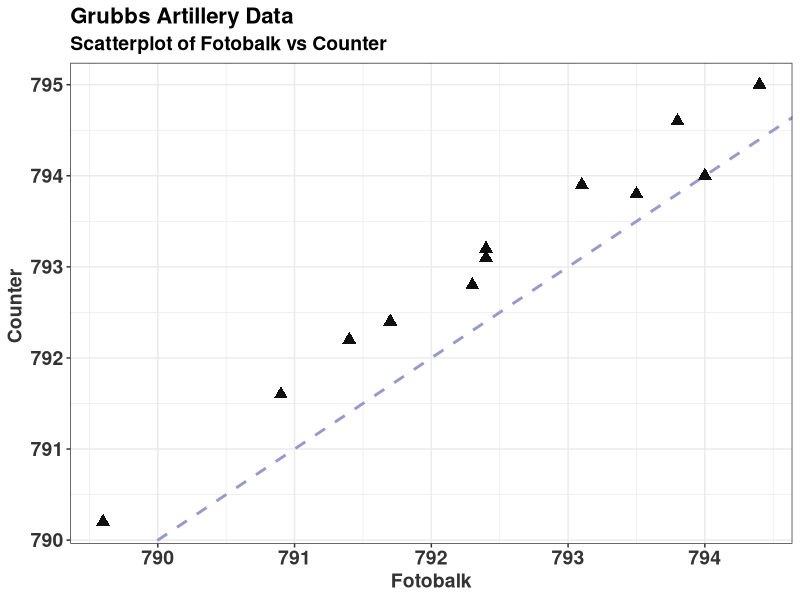
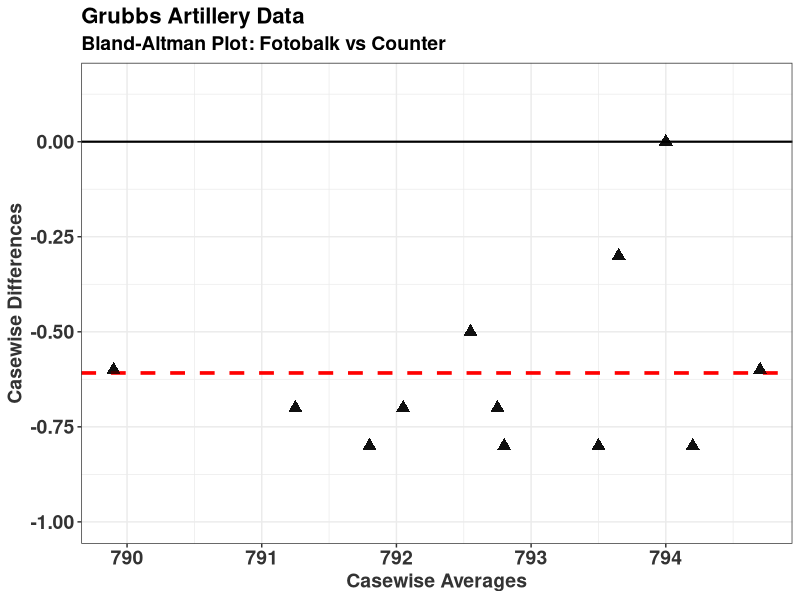
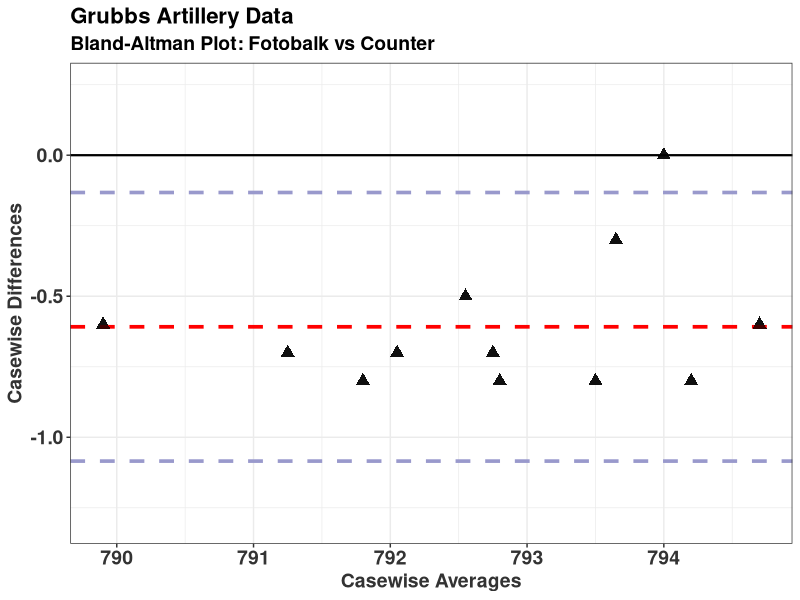
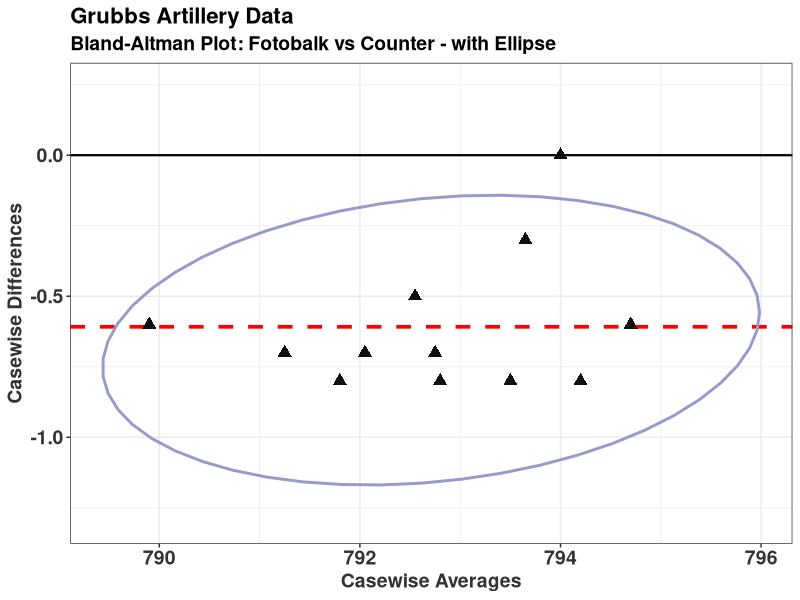

These figures' R source, in order: (Note: this script raises an error after producing the figures.)
library(ggplot2)
library(gridExtra)

Round <- 1:12
Fotobalk <- c(793.8, 793.1, 792.4, 794, 791.4, 792.4, 791.7, 792.3, 789.6,   794.4, 790.9, 793.5)
Counter <- c(794.6, 793.9, 793.2, 794, 792.2, 793.1, 792.4, 792.8, 790.2,  795, 791.6, 793.8)
Terma <- c(793.2, 793.3, 792.6, 793.8, 791.6, 791.6, 791.6, 792.4, 788.5,  794.7, 791.3, 793.5)

grubbs <- data.frame(Round, Fotobalk,Counter, Terma)



Method1 <- grubbs$Fotobalk
Method2 <- grubbs$Counter

Dif = Method1-Method2 
Avg = 0.5*(Method1+Method2)
BAplotDF = data.frame(Method1,Method2,Avg,Dif)

MCS_plot_1 <- ggplot(BAplotDF, aes(x = Method1, y = Method2)) +
  geom_point(pch=17,col="black",alpha = 0.75,size=3.2) +
  geom_abline(intercept=0,slope=1, colour = "#9999CC", lwd=1,lty=2)+
  #  stat_smooth(method="lm",se=FALSE, colour = "blue", lwd=1,lty=3) + 
  geom_point(pch=17,col="black",alpha = 0.75,size=3.2) +
  ylab("Counter ") +
  xlab("Fotobalk")  + theme_bw() +  ggtitle("Grubbs Artillery Data",
                                            subtitle = "Scatterplot of Fotobalk vs Counter") +theme(
                                              axis.title.y = element_text(colour="grey20",size=14,face="bold"),
                                              axis.text.x = element_text(colour="grey20",size=14,face="bold"),
                                              axis.text.y = element_text(colour="grey20",size=14,face="bold"),  
                                              axis.title.x = element_text(colour="grey20",size=14,face="bold"),
                                              plot.title = element_text(size = 16, face = "bold"),
                                              plot.subtitle = element_text(size = 14, face = "bold"))
ggsave(filename = "GrubbsScatter.png", MCS_plot_1,      width = 10, height = 8, dpi = 300, units = "in", device='png')



MCS_plot_2 <-  ggplot(BAplotDF, aes(x = Avg, y = Dif)) +
  geom_point(pch=17,col="black",alpha = 0.75,size=3.2) +
  geom_hline(yintercept = mean(BAplotDF$Dif), colour = "red", lwd=1.25,lty=2) +
  #geom_hline(yintercept = mean(BAplotDF$Dif) - (1.96 * sd(BAplotDF$Dif)), colour = "#CC6666", lwd=1.25, lty=2) +
  #geom_hline(yintercept = mean(BAplotDF$Dif) + (1.96 * sd(BAplotDF$Dif)), colour = "#CC6666", lwd=1.25,lty=2) +
  geom_hline(yintercept = 0, lwd=0.75,colour = "black") +
  geom_point(pch=17,col="black",alpha = 0.75,size=3.2) +
  ylab("Casewise Differences") +
  xlab("Casewise Averages")  + theme_bw()  + ggtitle("Grubbs Artillery Data",
                                                     subtitle = "Bland-Altman Plot: Fotobalk vs Counter") +theme(
                                                       axis.title.y = element_text(colour="grey20",size=14,face="bold"),
                                                       axis.text.x = element_text(colour="grey20",size=14,face="bold"),
                                                       axis.text.y = element_text(colour="grey20",size=14,face="bold"),  
                                                       axis.title.x = element_text(colour="grey20",size=14,face="bold"),
                                                       plot.title = element_text(size = 16, face = "bold"),
                                                       plot.subtitle = element_text(size = 14, face = "bold")) + ylim(-1,0.15)

ggsave(filename = "GrubbsBAplot-noLOA.png", MCS_plot_2,      width = 10, height = 8, dpi = 300, units = "in", device='png')


BA_FC_plot <-  ggplot(BAplotDF, aes(x = Avg, y = Dif)) +
  geom_point(pch=17,col="black",alpha = 0.75,size=3.2) +
  geom_hline(yintercept = mean(BAplotDF$Dif), colour = "red", lwd=1.25,lty=2) +
  geom_hline(yintercept = mean(BAplotDF$Dif) - (1.96 * sd(BAplotDF$Dif)), colour = "#9999CC", lwd=1.25, lty=2) +
  geom_hline(yintercept = mean(BAplotDF$Dif) + (1.96 * sd(BAplotDF$Dif)), colour = "#9999CC", lwd=1.25,lty=2) +
  geom_hline(yintercept = 0, lwd=0.75,colour = "black") +
  geom_point(pch=17,col="black",alpha = 0.75,size=3.2) +
  ylim(-1.3,0.25) + 
  ylab("Casewise Differences") +
  xlab("Casewise Averages")  + theme_bw() + theme_bw() + ggtitle("Grubbs Artillery Data",subtitle = "Bland-Altman Plot: Fotobalk vs Counter") +theme(
    axis.title.y = element_text(colour="grey20",size=14,face="bold"),
    axis.text.x = element_text(colour="grey20",size=14,face="bold"),
    axis.text.y = element_text(colour="grey20",size=14,face="bold"),  
    axis.title.x = element_text(colour="grey20",size=14,face="bold"),
    plot.title = element_text(size = 16, face = "bold"),
    plot.subtitle = element_text(size = 14, face = "bold"))

ggsave(filename = "GrubbsBAplot-LOA.png", BA_FC_plot,      width = 10, height = 8, dpi = 300, units = "in", device='png')


MCS_plot_2 <-  ggplot(BAplotDF, aes(x = Avg, y = Dif)) +
  geom_point(pch=17,col="black",alpha = 0.75,size=3.2) +
  geom_hline(yintercept = mean(BAplotDF$Dif), colour = "red", lwd=1.25,lty=2) +
  # geom_hline(yintercept = mean(BAplotDF$Dif) - (1.96 * sd(BAplotDF$Dif)), colour = "#9999CC", lwd=0.75, lty=2) +
  #  geom_hline(yintercept = mean(BAplotDF$Dif) + (1.96 * sd(BAplotDF$Dif)), colour = "#9999CC", lwd=0.75,lty=2) +
  geom_hline(yintercept = 0, lwd=0.75,colour = "black") +
  geom_point(pch=17,col="black",alpha = 0.75,size=3.2) +
  stat_ellipse(lwd=1.0,colour = "#9999CC") + 
  ylim(-1.3,0.25) + 
  ylab("Casewise Differences") +
  xlab("Casewise Averages")  + theme_bw() + theme_bw() + ggtitle("Grubbs Artillery Data",subtitle = "Bland-Altman Plot: Fotobalk vs Counter - with Ellipse") +theme(
    axis.title.y = element_text(colour="grey20",size=14,face="bold"),
    axis.text.x = element_text(colour="grey20",size=14,face="bold"),
    axis.text.y = element_text(colour="grey20",size=14,face="bold"),  
    axis.title.x = element_text(colour="grey20",size=14,face="bold"),
    plot.title = element_text(size = 16, face = "bold"),
    plot.subtitle = element_text(size = 14, face = "bold"))

ggsave(filename = "GrubbsBartko.png", MCS_plot_2,      width = 10, height = 8, dpi = 300, units = "in", device='png')




BAplotDF2 <- BAplotDF %>% bind_rows( data.frame(  Method1 = 782, Method2 =782,    Avg  =786,Dif= -0.6083333))
BAplotDF3 <- data.frame(  Method1 = 782, Method2 =782,    Avg  =786,Dif= -0.6083333)
BAplotDF4 <- data.frame(  Method1 = 782, Method2 =782,    Avg  =794,Dif= 0)

MCS_plot_3 <-  ggplot(BAplotDF2, aes(x = Avg, y = Dif)) +
  geom_point(pch=17,col="black",alpha = 0.75,size=3.2) +
  geom_hline(yintercept = mean(BAplotDF$Dif), colour = "red", lwd=1.25,lty=2) +
  #  geom_hline(yintercept = mean(BAplotDF$Dif) - (1.96 * sd(BAplotDF$Dif)), colour = "#9999CC", lwd=0.75, lty=2) +
  #  geom_hline(yintercept = mean(BAplotDF$Dif) + (1.96 * sd(BAplotDF$Dif)), colour = "#9999CC", lwd=0.75,lty=2) +
  geom_hline(yintercept = 0, lwd=0.75,colour = "black") +
  geom_point(pch=17,col="black",alpha = 0.75,size=3.2) +
  stat_ellipse(lwd=1.0,colour = "#9999CC") + 
  ylim(-1.3,0.25) + 
  ylab("Casewise Differences") +
  xlab("Casewise Averages")  + theme_bw() + theme_bw() + ggtitle("Grubbs Artillery Data",subtitle = "Bland-Altman Plot: Fotobalk vs Counter - with Ellipse") +theme(
    axis.title.y = element_text(colour="grey20",size=14,face="bold"),
    axis.text.x = element_text(colour="grey20",size=14,face="bold"),
    axis.text.y = element_text(colour="grey20",size=14,face="bold"),  
    axis.title.x = element_text(colour="grey20",size=14,face="bold"),
    plot.title = element_text(size = 16, face = "bold"),
    plot.subtitle = element_text(size = 14, face = "bold")) + 
  geom_point(data=BAplotDF3,aes(x = Avg, y = Dif),pch=18,col="black",alpha = 0.75,size=3.2) + 
  geom_point(data=BAplotDF3,aes(x = Avg, y = Dif),pch=1,col="red",alpha = 0.75,size=8.2) +
  geom_point(data=BAplotDF4,aes(x = Avg, y = Dif),pch=1,col="red",alpha = 0.75,size=8.2) 

ggsave(filename = "GrubbsBartko2.png", MCS_plot_3,      width = 10, height = 8, dpi = 300, units = "in", device='png')

##################



Method1 <- grubbs$Fotobalk
Method2 <- grubbs$Counter

Dif = Method1-Method2 
Avg = 0.5*(Method1+Method2)
BAplotDF = data.frame(Method1,Method2,Avg,Dif)

BA_FC_plot <-  ggplot(BAplotDF, aes(x = Avg, y = Dif)) +
  geom_point(pch=17,col="black",alpha = 0.75,size=3.2) +
  geom_hline(yintercept = mean(BAplotDF$Dif), colour = "red", lwd=1.25,lty=2) +
  # geom_hline(yintercept = mean(BAplotDF$Dif) - (1.96 * sd(BAplotDF$Dif)), colour = "#9999CC", lwd=1.25, lty=2) +
  # geom_hline(yintercept = mean(BAplotDF$Dif) + (1.96 * sd(BAplotDF$Dif)), colour = "#9999CC", lwd=1.25,lty=2) +
  geom_hline(yintercept = 0, lwd=0.75,colour = "black") +
  geom_point(pch=17,col="black",alpha = 0.75,size=2.75) +
  ylim(-1.5,1.45) + 
  xlim(787.5,796) +
  ylab("Casewise Differences") +
  xlab("Casewise Averages")  + theme_bw() + theme_bw() + ggtitle("Fotobalk vs Counter") +theme(
    axis.title.y = element_text(colour="grey20",size=14,face="bold"),
    axis.text.x = element_text(colour="grey20",size=14,face="bold"),
    axis.text.y = element_text(colour="grey20",size=14,face="bold"),  
    axis.title.x = element_text(colour="grey20",size=14,face="bold"),
    plot.title = element_text(size = 16, face = "bold"),
    plot.subtitle = element_text(size = 14, face = "bold"))


Method1 <- grubbs$Fotobalk
Method2 <- grubbs$Terma

Dif = Method1-Method2 
Avg = 0.5*(Method1+Method2)
BAplotDF = data.frame(Method1,Method2,Avg,Dif)
BA_FT_plot <-  ggplot(BAplotDF, aes(x = Avg, y = Dif)) +
  geom_point(pch=17,col="black",alpha = 0.75,size=3.2) +
  geom_hline(yintercept = mean(BAplotDF$Dif), colour = "red", lwd=1.25,lty=2) +
  # geom_hline(yintercept = mean(BAplotDF$Dif) - (1.96 * sd(BAplotDF$Dif)), colour = "#9999CC", lwd=1.25, lty=2) +
  # geom_hline(yintercept = mean(BAplotDF$Dif) + (1.96 * sd(BAplotDF$Dif)), colour = "#9999CC", lwd=1.25,lty=2) +
  geom_hline(yintercept = 0, lwd=0.75,colour = "black") +
  geom_point(pch=17,col="black",alpha = 0.75,size=3.2) +
  ylim(-1.5,1.45) + 
  xlim(787.5,796) + 
  ylab("Casewise Differences") +
  xlab("Casewise Averages")  + theme_bw() + theme_bw() + ggtitle("Fotobalk vs Terma") +theme(
    axis.title.y = element_text(colour="white",size=10,face="bold"), 
    axis.text.x = element_text(colour="grey20",size=14,face="bold"),
    axis.text.y = element_text(colour="white",size=10,face="bold"), 
    axis.title.x = element_text(colour="grey20",size=14,face="bold"),
    plot.title = element_text(size = 16, face = "bold"),
    plot.subtitle = element_text(size = 14, face = "bold"))


Combi_MCS <- grid.arrange( BA_FC_plot ,BA_FT_plot , ncol=2)

ggsave(filename = "GrubbsDataTwoBAplots.png", Combi_MCS,      width = 12, height = 6, dpi = 300, units = "in", device='png')
